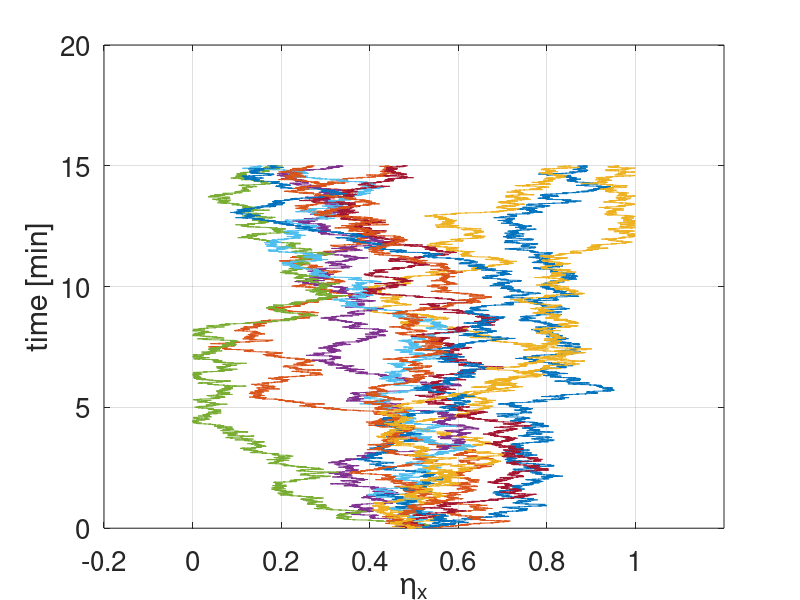

Here is the MATLAB script that generated this plot:
function CH4_SDE_reflect

dt=0.1;
finaltime=15*60;  % 15 minutes
D=0.0001;         % 10^{-4} mm^2 sec^{-1}

n=finaltime/dt+1;
numberofrealisations=10;
X=zeros(numberofrealisations,n);

for i=1:numberofrealisations
    X(i,1)=0.5;
    for j=2:n
        X(i,j)=X(i,j-1)+sqrt(2*D*dt)*randn(1,1);
        if (X(i,j)<0)
            X(i,j)=-X(i,j);
        end
        if (X(i,j)>1)
            X(i,j)=2-X(i,j);
        end
    end
end

time=(0:dt:finaltime)/60;

figure;
for i = 1:numberofrealisations
    plot(X(i,:),time);
    hold on;
end
xlabel('\eta_x','interpreter','tex');
ylabel('time [min]','interpreter','tex');
xlim([-0.2 1.2]);
set(gca,'Fontsize',20);
grid on;
box on;
